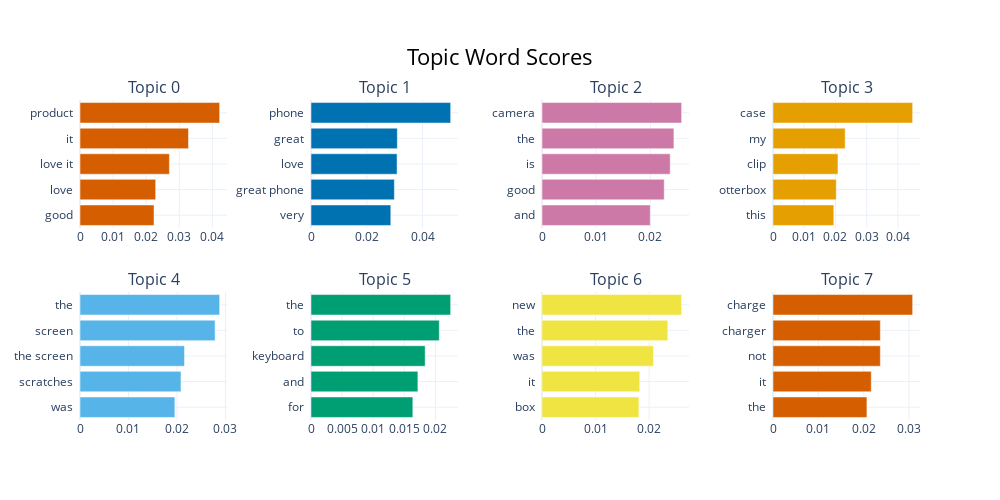

Write notebook code for a chart like this one.
### Code cell
topic_model.visualize_barchart()

### Figure 1 — Plotly figure (JSON) as saved in the notebook; plotly's stock layout.template omitted (floating-point values rounded to 4 significant figures)
{"data": [{"marker": {"color": "#D55E00"}, "orientation": "h", "type": "bar", "x": [0.02236, 0.02286, 0.02701, 0.03279, 0.0422], "xaxis": "x", "y": ["good  ", "love  ", "love it  ", "it  ", "product  "], "yaxis": "y"}, {"marker": {"color": "#0072B2"}, "orientation": "h", "type": "bar", "x": [0.02863, 0.0299, 0.03088, 0.03097, 0.0501], "xaxis": "x2", "y": ["very  ", "great phone  ", "love  ", "great  ", "phone  "], "yaxis": "y2"}, {"marker": {"color": "#CC79A7"}, "orientation": "h", "type": "bar", "x": [0.01996, 0.02254, 0.02364, 0.02432, 0.02575], "xaxis": "x3", "y": ["and  ", "good  ", "is  ", "the  ", "camera  "], "yaxis": "y3"}, {"marker": {"color": "#E69F00"}, "orientation": "h", "type": "bar", "x": [0.01947, 0.02026, 0.0208, 0.02311, 0.04472], "xaxis": "x4", "y": ["this  ", "otterbox  ", "clip  ", "my  ", "case  "], "yaxis": "y4"}, {"marker": {"color": "#56B4E9"}, "orientation": "h", "type": "bar", "x": [0.01956, 0.02082, 0.02155, 0.02786, 0.0288], "xaxis": "x5", "y": ["was  ", "scratches  ", "the screen  ", "screen  ", "the  "], "yaxis": "y5"}, {"marker": {"color": "#009E73"}, "orientation": "h", "type": "bar", "x": [0.01637, 0.01718, 0.01835, 0.02061, 0.02245], "xaxis": "x6", "y": ["for  ", "and  ", "keyboard  ", "to  ", "the  "], "yaxis": "y6"}, {"marker": {"color": "#F0E442"}, "orientation": "h", "type": "bar", "x": [0.01809, 0.01825, 0.0208, 0.02348, 0.02607], "xaxis": "x7", "y": ["box  ", "it  ", "was  ", "the  ", "new  "], "yaxis": "y7"}, {"marker": {"color": "#D55E00"}, "orientation": "h", "type": "bar", "x": [0.02071, 0.02166, 0.02367, 0.02367, 0.03079], "xaxis": "x8", "y": ["the  ", "it  ", "not  ", "charger  ", "charge  "], "yaxis": "y8"}], "layout": {"annotations": [{"font": {"size": 16}, "showarrow": false, "text": "Topic 0", "x": 0.0875, "xanchor": "center", "xref": "paper", "y": 1, "yanchor": "bottom", "yref": "paper"}, {"font": {"size": 16}, "showarrow": false, "text": "Topic 1", "x": 0.3625, "xanchor": "center", "xref": "paper", "y": 1, "yanchor": "bottom", "yref": "paper"}, {"font": {"size": 16}, "showarrow": false, "text": "Topic 2", "x": 0.6375, "xanchor": "center", "xref": "paper", "y": 1, "yanchor": "bottom", "yref": "paper"}, {"font": {"size": 16}, "showarrow": false, "text": "Topic 3", "x": 0.9125, "xanchor": "center", "xref": "paper", "y": 1, "yanchor": "bottom", "yref": "paper"}, {"font": {"size": 16}, "showarrow": false, "text": "Topic 4", "x": 0.0875, "xanchor": "center", "xref": "paper", "y": 0.4, "yanchor": "bottom", "yref": "paper"}, {"font": {"size": 16}, "showarrow": false, "text": "Topic 5", "x": 0.3625, "xanchor": "center", "xref": "paper", "y": 0.4, "yanchor": "bottom", "yref": "paper"}, {"font": {"size": 16}, "showarrow": false, "text": "Topic 6", "x": 0.6375, "xanchor": "center", "xref": "paper", "y": 0.4, "yanchor": "bottom", "yref": "paper"}, {"font": {"size": 16}, "showarrow": false, "text": "Topic 7", "x": 0.9125, "xanchor": "center", "xref": "paper", "y": 0.4, "yanchor": "bottom", "yref": "paper"}], "height": 500, "hoverlabel": {"bgcolor": "white", "font": {"family": "Rockwell", "size": 16}}, "showlegend": false, "title": {"font": {"color": "Black", "size": 22}, "text": "Topic Word Scores", "x": 0.5, "xanchor": "center", "yanchor": "top"}, "width": 1000, "xaxis": {"anchor": "y", "domain": [0, 0.175], "showgrid": true}, "xaxis2": {"anchor": "y2", "domain": [0.275, 0.45], "showgrid": true}, "xaxis3": {"anchor": "y3", "domain": [0.55, 0.725], "showgrid": true}, "xaxis4": {"anchor": "y4", "domain": [0.825, 1], "showgrid": true}, "xaxis5": {"anchor": "y5", "domain": [0, 0.175], "showgrid": true}, "xaxis6": {"anchor": "y6", "domain": [0.275, 0.45], "showgrid": true}, "xaxis7": {"anchor": "y7", "domain": [0.55, 0.725], "showgrid": true}, "xaxis8": {"anchor": "y8", "domain": [0.825, 1], "showgrid": true}, "yaxis": {"anchor": "x", "domain": [0.6, 1], "showgrid": true}, "yaxis2": {"anchor": "x2", "domain": [0.6, 1], "showgrid": true}, "yaxis3": {"anchor": "x3", "domain": [0.6, 1], "showgrid": true}, "yaxis4": {"anchor": "x4", "domain": [0.6, 1], "showgrid": true}, "yaxis5": {"anchor": "x5", "domain": [0, 0.4], "showgrid": true}, "yaxis6": {"anchor": "x6", "domain": [0, 0.4], "showgrid": true}, "yaxis7": {"anchor": "x7", "domain": [0, 0.4], "showgrid": true}, "yaxis8": {"anchor": "x8", "domain": [0, 0.4], "showgrid": true}}}
